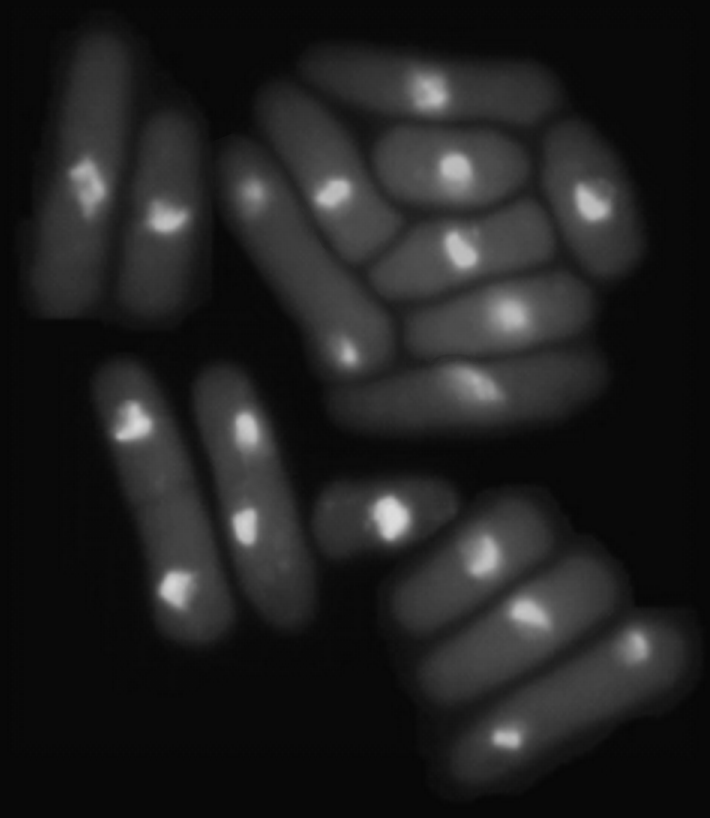
#> input picture Lab8-2_Watershed/yeast.tif, 710 x 818 px
$ python watersheds_skeleton.py
#> lines starting #> are read from the running program, lines starting #| are printed output that depends on the picture; after the words box and inside, x2 and y2 are one past the last pixel; in counts of white or black regions, pixels touching at a corner belong together
#> in main, image is the input picture: shape (818, 710); min 6, max 222, mean 33.1
### Lab8-2_Watershed/otsu_skeleton.py
import cv2
import numpy as np
import matplotlib.pyplot as plt
import cv2 as cv
from PIL import Image

# [17 lines left out: function basic_thresholding, not called in this run]


import numpy as np

def my_otsu(image):
    # Calculate the histogram of the input image
    hist, bins = np.histogram(image, bins=256, range=(0, 256))
#> hist = 256 values, max 131543 at index 9, min 0 at index 0, mean 2268.7; bins = 257 values from 0 to 256

    # Compute total number of pixels
    total_pixels = np.sum(hist)
#> total_pixels = 580780
    # total mean value
    m_G = np.dot(np.arange(256), hist) / total_pixels
#> m_G = 33.1
    # array for between class variances
    between_class_array = np.empty(256)

    # initializations
    between_class_variance_max = 0
    threshold = 0
    separability = 0

    for k in range(1, 256):
        class_a = hist[:k]
        class_b = hist[k:]

        sum_a = np.sum(class_a)
        sum_b = np.sum(class_b)

        # Compute the probabilities of each class
        prob_a = sum_a / total_pixels
        prob_b = sum_b / total_pixels

        # Calculate the mean of each class
        m_a = np.dot(np.arange(k), class_a) / sum_a if sum_a > 0 else 0
        m_b = np.dot(np.arange(k, 256), class_b) / sum_b if sum_b > 0 else 0

        # Calculate between-class variance
        between_class_variance = prob_a * (m_a - m_G) ** 2 + prob_b * (m_b - m_G) ** 2
        G_variance = (k - m_G) ** 2
        between_class_array[k] = between_class_variance

        if between_class_variance > between_class_variance_max:
            between_class_variance_max = between_class_variance
            threshold = k
            separability = between_class_variance / G_variance
#> this loop made 255 passes
#> (class_a, sum_a, sum_b, prob_a, prob_b, m_a, m_b, between_class_variance) on passes 7 to 12: ([0, 0, 0, 0, 0, 0, 329], 329, 580451, 0.000566, 0.999, 6, 33.12, 0.416), ([0, 0, 0, 0, 0, 0, 329, 8734], 9063, 571717, 0.0156, 0.984, 6.96, 33.52, 10.83), ([0, 0, 0, 0, 0, 0, 329, 8734, 92090], 101153, 479627, 0.174, 0.826, 7.91, 38.41, 133.9), ([0, 0, 0, 0, 0, 0, 329, 8734, 92090, 131543], 232696, 348084, 0.401, 0.599, 8.52, 49.53, 403.8), ([0, 0, 0, 0, 0, 0, 329, 8734, 92090, 131543, 20090], 252786, 327994, 0.435, 0.565, 8.64, 51.95, 461.1), ([0, 0, 0, 0, 0, 0, 329, 8734, 92090, 131543, 20090, 9019], 261805, 318975, 0.451, 0.549, 8.72, 53.11, 487.8)
#> (sum_a, sum_b, prob_a, prob_b, m_a, m_b, between_class_variance, G_variance) on passes 13 to 18: (267289, 313491, 0.46, 0.54, 8.79, 53.83, 503.9, 404.1), (271843, 308937, 0.468, 0.532, 8.86, 54.43, 517, 364.9), (276040, 304740, 0.475, 0.525, 8.94, 54.99, 528.8, 327.7), (279253, 301527, 0.481, 0.519, 9.01, 55.41, 537.6, 292.5), (283114, 297666, 0.487, 0.513, 9.1, 55.93, 547.7, 259.3), (286829, 293951, 0.494, 0.506, 9.21, 56.42, 557.1, 228.1)
#> after the loop, between_class_array = 256 values, max 693.8 at index 43, min 0 at index 1, mean 341.3; between_class_variance_max = 693.8; separability = 7.08; threshold = 43

    # Apply the threshold to the image
    binary_image = image >= threshold
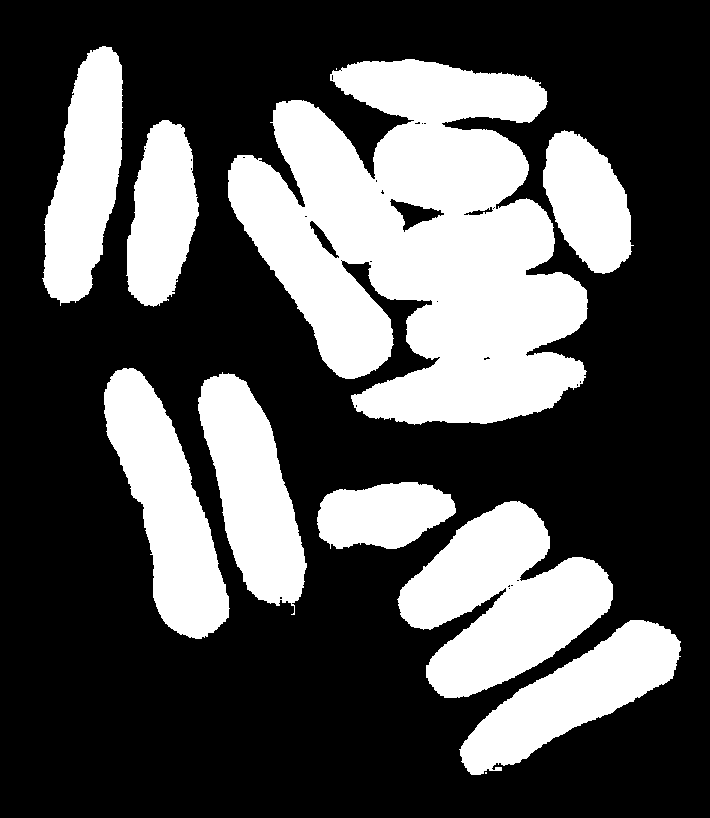
#> binary_image: shape (818, 710) bool; 32.9% white; 11 white regions (2 under 20 px), largest, box (x1, y1, x2, y2) and area: (228, 59, 588, 425) 83230, (397, 501, 613, 698) 23920, (104, 368, 230, 639) 16546


    return binary_image, between_class_array, threshold, separability


# [32 lines left out: function main, not called in this run]


# [2 lines that do not run on import are left out]

### Lab8-2_Watershed/watersheds_skeleton.py
import numpy as np
import matplotlib.pyplot as plt
import cv2 as cv
import otsu_skeleton as ots

from scipy import ndimage as ndi

import skimage as skimage
import skimage.segmentation as segmentation
import skimage.feature as feature


def compute_binary_image_otsu(image, show=False):
    image_binary, variance ,threshold ,sep = ots.my_otsu(image)
#> variance has the same summary as between_class_array in my_otsu; threshold = 43; sep = 7.08
    if show:
        plt.imshow(image_binary,'gray')
        plt.show()
        plt.figure()
        plt.hist(image.ravel(), bins=256, range=(0, 255))
        plt.axvline(threshold, color='r', linestyle='dashed', linewidth=2)
        plt.show()
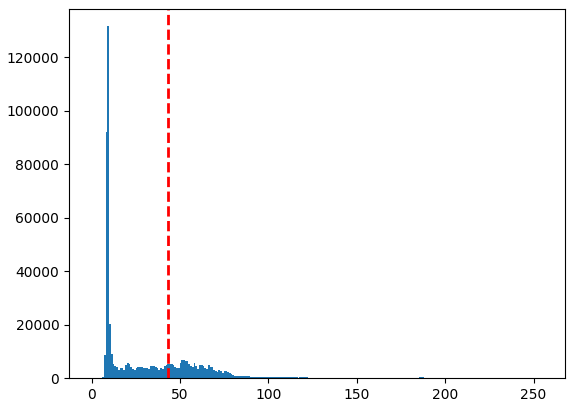
#> figure drawn by matplotlib, 1 panel; tallest bar 131543 high, from x = 8.96 to 9.96
    return image_binary


def distance_transform_implementation_example(binaryImage, show=False):
    g = 1000 * np.uint16(binaryImage > 0)
    for iy in range(1, g.shape[0]-1):
        for ix in range(1, g.shape[1]-1):
            neighborMinValue = np.min([g[iy-1, ix-1], g[iy-1, ix], g[iy, ix-1], g[iy-1, ix+1], g[iy+1, ix+1], g[iy+1, ix], g[iy, ix+1], g[iy+1, ix-1]])
            if g[iy, ix]:
                g[iy, ix] = neighborMinValue + 1

    for iy in range(g.shape[0]-2, 1, -1):
        for ix in range(g.shape[1]-2, 1, -1):
            neighborMinValue = np.min([g[iy-1, ix-1], g[iy-1, ix], g[iy, ix-1], g[iy-1, ix+1], g[iy+1, ix+1], g[iy+1, ix], g[iy, ix+1], g[iy+1, ix-1]])
            if g[iy, ix]:
                g[iy, ix] = neighborMinValue + 1

    if show:
        plt.figure()
        plt.imshow(g, 'gray')
        plt.show()

    return g


def main():
    image = plt.imread("yeast.tif")
    if len(image.shape)==3:
        image=image[:,:,0]

    imageBinary = compute_binary_image_otsu(image, show=True)
    imageDistance = ndi.distance_transform_edt(imageBinary)
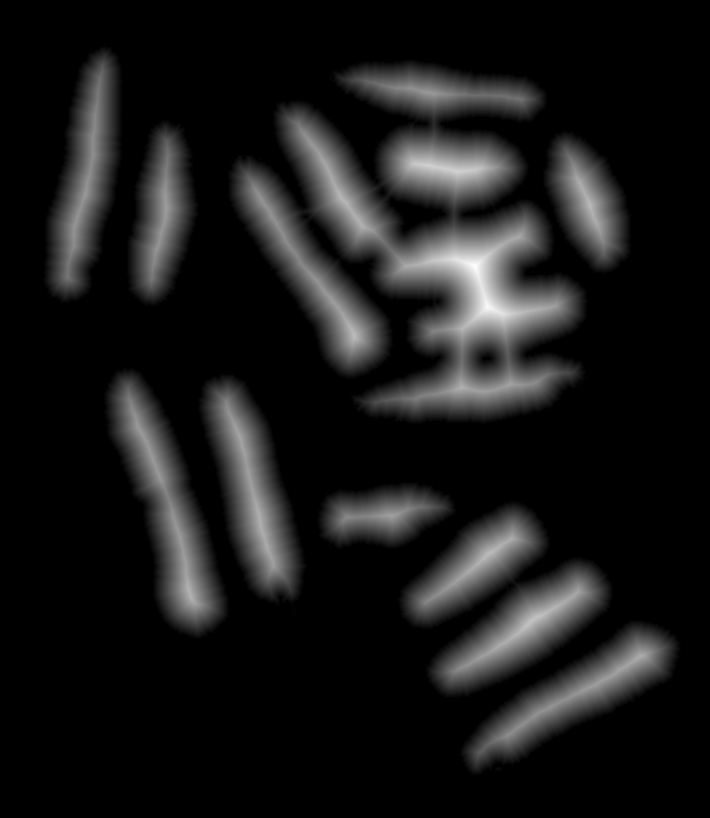
#> imageDistance: shape (818, 710) float64; min 0, max 51.16, mean 5; drawn with min black and max white
    peakCoords = feature.peak_local_max(imageDistance, 30)
#> peakCoords = 21 rows, first 8: [266, 475], [306, 487], [171, 457], [617, 536], [336, 354], [553, 489], [204, 589], [196, 340]


    # Create a mask containing the seedpoints,
    mask = np.zeros_like(imageBinary)
    mask[peakCoords[:, 0], peakCoords[:, 1]] = True

    # Give the seedpoints different integer values they will be used to label the identified objects
    seedMask, _ = ndi.label(mask)

    # Watershed algorithm grows the regions arround the seedpoints and labels them in a mask, the label is
    # determined by the seedpoint label
    labeled_regions = segmentation.watershed(-imageDistance, seedMask, mask=imageBinary)
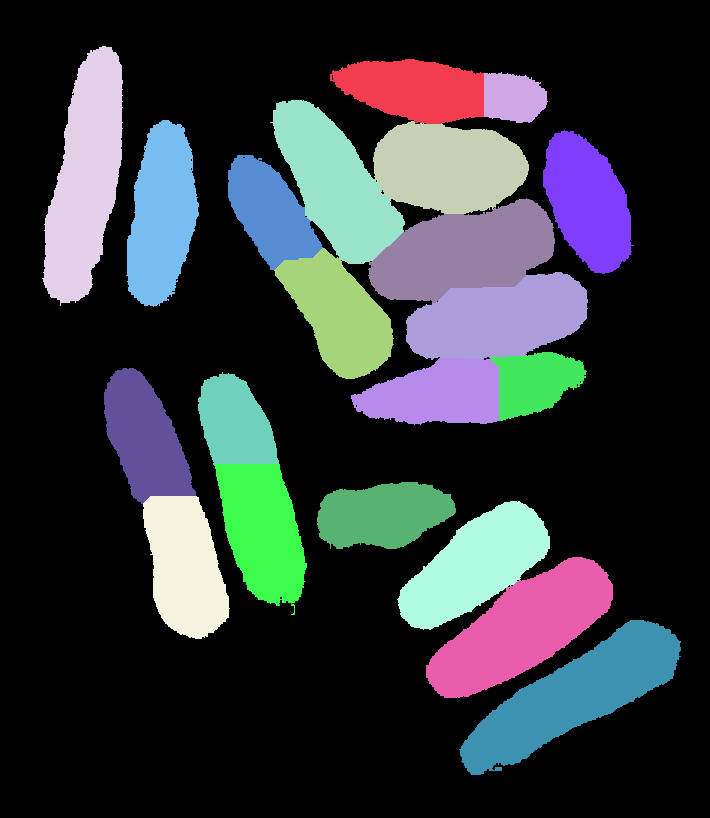
#> labeled_regions: shape (818, 710) int32; 22 distinct labels, from 0 to 21; one colour per label, 0 black
    labels = labeled_regions * imageBinary

    # Visualize the intermediate and final results
    plt.figure()
    fig, axes = plt.subplots(ncols=5, figsize=(12, 3), sharex=True, sharey=True)
    ax = axes.ravel()

    ax[0].imshow(-image, cmap=plt.cm.gray, interpolation='none')
    ax[0].set_title('Original Image')
    ax[1].imshow(imageBinary, cmap=plt.cm.gray, interpolation='none')
    ax[1].set_title('Otsu: image_binary')
    ax[2].imshow(imageDistance/np.amax(imageDistance), cmap=plt.cm.jet, interpolation='none')
    ax[2].set_title('Distance')
    ax[3].scatter(peakCoords[:, 1].reshape((-1,)), peakCoords[:, 0].reshape((-1,)), s=10, marker='o')
    ax[3].set_title('Seedpoints')
    ax[4].imshow(labels, cmap=plt.cm.nipy_spectral, interpolation='none')
    ax[4].set_title('Separated objects')

    for a in ax:
        a.set_axis_off()

    fig.tight_layout()
    plt.show()
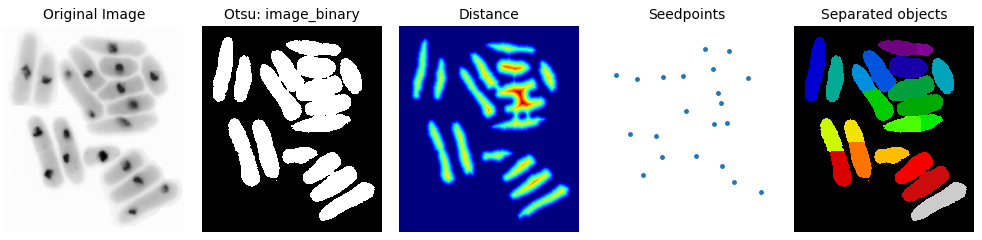
#> figure drawn by matplotlib, 5 panels

if __name__ == "__main__":
    main()
